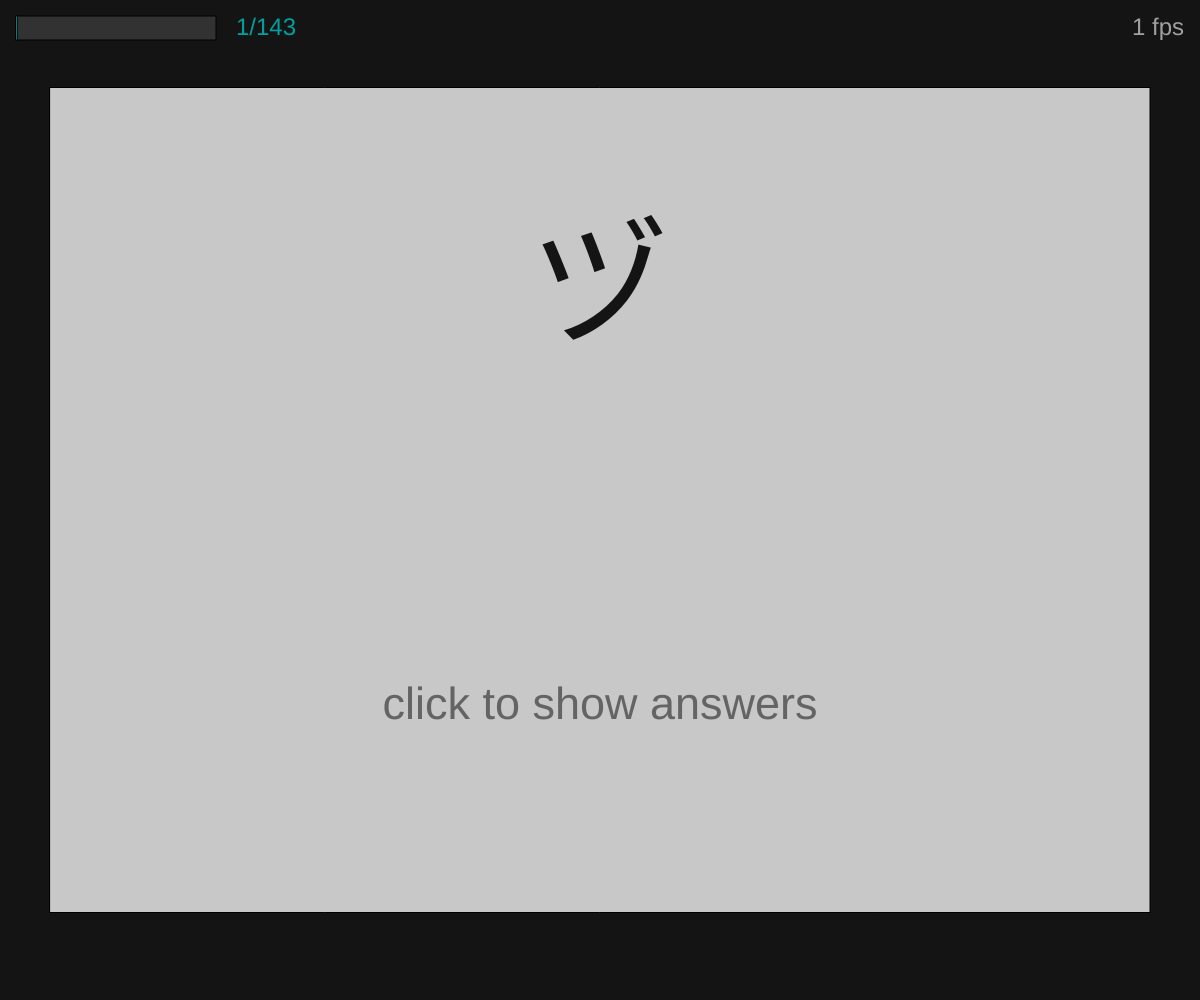
Frame 1 (no input)
Frame 60 (no input): identical to frame 1, image omitted
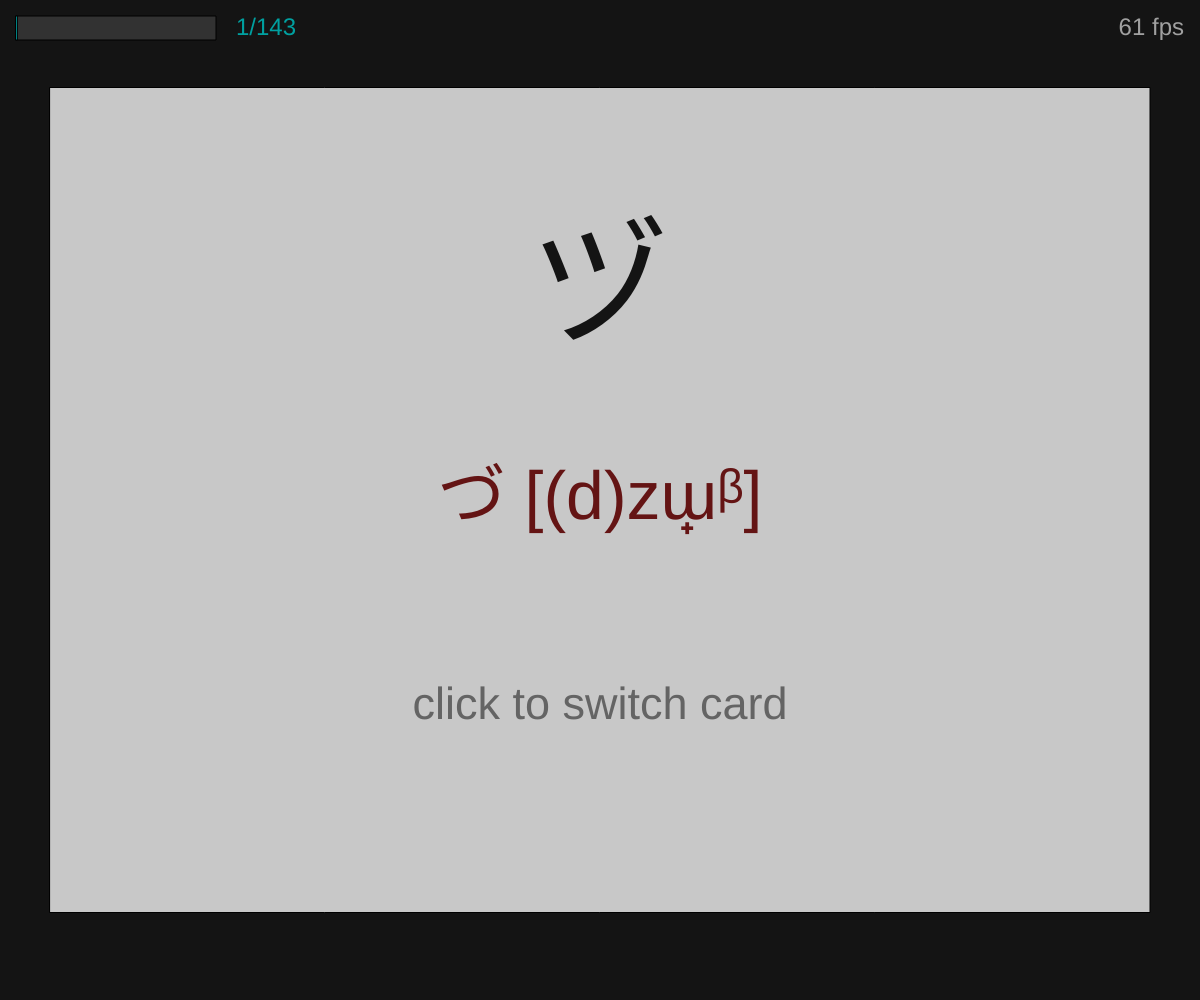
Frame 120 (the mouse pressed at the canvas centre since frame 60)

The p5.js sketch that drew these frames (run headless with seeded random() and noise() and a simulated clock; from frame 60 on, the mouse is pressed at the canvas centre):

// p5.js sketch
// ── sketch.js
// P5 Template with fps Display

// Variables used for fps
var frameTimes = [] // Time recordings corresponding to each frame
let oldTime = 0 // Time at which the previous frame is updated
let fpsCooldown = 0 // When fpsCooldown <= 0, set displayFPS = fps
let displayFPS = 0 // fps displayed on screen, updated every second

var border = 100;
var includeAdvancedCards = true;
var includeKatakana = true;

var currentCard;
var testingTerm = 1;
var showAnswers = false;
var mouseClick = false;
var deck = [];
var completedIndices = [];

var width;
var height;
var xCenter;
var yCenter;
var testCenter;
var tipsCenter;
var answerCenter;
var xUsable;
var yUsable;
var cardWidth;
var cardHeight;
var cardHalfWidth;
var cardHalfHeight;
var cardQuadWidth;
var cardQuadHeight;

function recalibrate() {
    width = windowWidth
    height = windowHeight
    xCenter = width / 2;
    yCenter = height / 2;
    xUsable = width - border;
    yUsable = height - border;

    //if wider use height as boundary
    if (xUsable > yUsable * 4 / 3) {
        cardWidth = yUsable * 4 / 3;
        cardHeight = yUsable;
    } else if (yUsable > xUsable * 3 / 4) {
        cardWidth = xUsable;
        cardHeight = xUsable * 3 / 4;
    }
    cardHalfWidth = cardWidth / 2;
    cardHalfHeight = cardHeight / 2;
    cardQuadWidth = cardWidth / 4;
    cardQuadHeight = cardHeight / 4;
    testCenter = yCenter - cardQuadHeight;
    tipsCenter = yCenter + cardQuadHeight;
    answerCenter = yCenter;
}
class FlashCard {
    constructor(t1, t2, special) {
        if (testingTerm === 1) {
            this.testingTerm = t1;
            this.answerTerm = t2;
        } else if (testingTerm === 2) {
            this.testingTerm = t2;
            this.answerTerm = t1;
        }
        this.special = false;

        if (special)
            this.special = true;
    }
}
function newFlashCard(term1, term2) {
    var nfc = new FlashCard(term1, term2);
    deck.push(nfc);
}

newFlashCard("あ", "a [a̠]");
newFlashCard("い", "i [i]");
newFlashCard("う", "u [ɯ̟ᵝ]");
newFlashCard("え", "e [e̞]");
newFlashCard("お", "o [o̞]");

newFlashCard("か", "ka [ka̠]");
newFlashCard("き", "ki [kʲi]");
newFlashCard("く", "ku [kɯ̟ᵝ]");
newFlashCard("け", "ke [ke̞]");
newFlashCard("こ", "ko [ko̞]");

newFlashCard("さ", "sa [sa̠]");
newFlashCard("し", "shi [ɕi] \n([ɕ] is same as pinyin \"x\")");
newFlashCard("す", "su [sɨᵝ]");
newFlashCard("せ", "se [se̞]");
newFlashCard("そ", "so [so̞]");

newFlashCard("た", "ta [ta̠]");
newFlashCard("ち", "chi [t͡ɕi] \n([t͡ɕ] is same as pinyin \"q\")");
newFlashCard("つ", "tsu [t͡sɨᵝ]");
newFlashCard("て", "te [te̞]");
newFlashCard("と", "to [to̞]");

newFlashCard("な", "na [na̠]");
newFlashCard("に", "ni [ɲ̟i]");
newFlashCard("ぬ", "nu [nɯ̟ᵝ]");
newFlashCard("ね", "ne [ne̞]");
newFlashCard("の", "no [no̞]");

newFlashCard("は", "ha [ha̠] \n(wa [ɰa̠] when used as particle)");
newFlashCard("ひ", "hi [çi]");
newFlashCard("ふ", "fu [ɸɯ̟ᵝ]");
newFlashCard("へ", "he [he̞] \n(e [e̞] when used as particle)");
newFlashCard("ほ", "ho [ho̞]");

newFlashCard("ま", "ma [ma̠]");
newFlashCard("み", "mi [mʲi]");
newFlashCard("む", "mu [mɯ̟ᵝ]");
newFlashCard("め", "me [me̞]");
newFlashCard("も", "mo [mo̞]");

newFlashCard("や", "ya [ja̠]");
newFlashCard("ゆ", "yu [jɯ̟ᵝ]");
newFlashCard("よ", "yo [jo̞]");

newFlashCard("ら", "ra [ɾa̠]");
newFlashCard("り", "ri [ɾʲi]");
newFlashCard("る", "ru [ɾɯ̟ᵝ]");
newFlashCard("れ", "re [ɾe̞]");
newFlashCard("ろ", "ro [ɾo̞]");

newFlashCard("わ", "wa [ɰᵝa̠]");
newFlashCard("を", "wo [o̞]");

newFlashCard("ん", "n [n~ŋ~ɴ~m] \n(mostly used at end of syllables)");

if (includeAdvancedCards) {
    newFlashCard("が", "ga [ga̠~ŋa̠]");
    newFlashCard("ぎ", "gi [gʲi~ŋʲi]");
    newFlashCard("ぐ", "gu [gɯ̟ᵝ~ŋɯ̟ᵝ]");
    newFlashCard("げ", "ge [ge̞~ŋe̞]");
    newFlashCard("ご", "go [go̞~ŋo̞]");

    newFlashCard("ざ", "za [d͡za̠]");
    newFlashCard("じ", "ji [(d)ʑi] \n([d͡ʑ] is same as pinyin \"j\")");
    newFlashCard("ず", "zu [(d)zɯ̟ᵝ]");
    newFlashCard("ぜ", "ze [d͡ze̞]");
    newFlashCard("ぞ", "zo [d͡zo̞]");

    newFlashCard("だ", "da [da̠]");
    newFlashCard("ぢ", "ji (di) [(d)ʑi] \n([d͡ʑ] is same as pinyin \"j\")");
    newFlashCard("づ", "dzu (du) [(d)zɯ̟ᵝ]");
    newFlashCard("で", "de [de̞]");
    newFlashCard("ど", "do [do̞]");

    newFlashCard("ば", "ba [ba̠]");
    newFlashCard("び", "bi [bʲi]");
    newFlashCard("ぶ", "bu [bɯ̟ᵝ]");
    newFlashCard("べ", "be [be̞]");
    newFlashCard("ぼ", "bo [bo̞]");

    newFlashCard("ぱ", "pa [pa̠]");
    newFlashCard("ぴ", "pi [pʲi]");
    newFlashCard("ぷ", "pu [pɯ̟ᵝ]");
    newFlashCard("ぺ", "pe [pe̞]");
    newFlashCard("ぽ", "po [po̞]");
}

if (includeKatakana) {
    newFlashCard("ア", "あ [a̠]");
    newFlashCard("イ", "い [i]");
    newFlashCard("ウ", "う [ɯ̟ᵝ]");
    newFlashCard("エ", "え [e̞]");
    newFlashCard("オ", "お [o̞]");

    newFlashCard("カ", "か [ka̠]");
    newFlashCard("キ", "き [kʲi]");
    newFlashCard("ク", "く [kɯ̟ᵝ]");
    newFlashCard("ケ", "け [ke̞]");
    newFlashCard("コ", "こ [ko̞]");

    newFlashCard("サ", "さ [sa̠]");
    newFlashCard("シ", "し [ɕi] \n([ɕ] is same as pinyin \"x\")");
    newFlashCard("ス", "す [sɨᵝ]");
    newFlashCard("セ", "せ [se̞]");
    newFlashCard("ソ", "そ [so̞]");

    newFlashCard("タ", "た [ta̠]");
    newFlashCard("チ", "ち [t͡ɕi] \n([t͡ɕ] is same as pinyin \"q\")");
    newFlashCard("ツ", "つ [t͡sɨᵝ]");
    newFlashCard("テ", "て [te̞]");
    newFlashCard("ト", "と [to̞]");

    newFlashCard("ナ", "な [na̠]");
    newFlashCard("ニ", "に [ɲ̟i]");
    newFlashCard("ヌ", "ぬ [nɯ̟ᵝ]");
    newFlashCard("ネ", "ね [ne̞]");
    newFlashCard("ノ", "の [no̞]");

    newFlashCard("ハ", "は [ha̠] \n(wa [ɰa̠] when used as particle)");
    newFlashCard("ヒ", "ひ [çi]");
    newFlashCard("フ", "ふ [ɸɯ̟ᵝ]");
    newFlashCard("ヘ", "へ [he̞] \n(e [e̞] when used as particle)");
    newFlashCard("ホ", "ほ [ho̞]");

    newFlashCard("マ", "ま [ma̠]");
    newFlashCard("ミ", "み [mʲi]");
    newFlashCard("ム", "む [mɯ̟ᵝ]");
    newFlashCard("メ", "め [me̞]");
    newFlashCard("モ", "も [mo̞]");

    newFlashCard("ヤ", "や [ja̠]");
    newFlashCard("ユ", "ゆ [jɯ̟ᵝ]");
    newFlashCard("ヨ", "よ [jo̞]");

    newFlashCard("ラ", "ら [ɾa̠]");
    newFlashCard("リ", "り [ɾʲi]");
    newFlashCard("ル", "る [ɾɯ̟ᵝ]");
    newFlashCard("レ", "れ [ɾe̞]");
    newFlashCard("ロ", "ろ [ɾo̞]");

    newFlashCard("ワ", "わ [ɰᵝa̠]");
    newFlashCard("ヲ", "を [o̞]");

    newFlashCard("ン", "ん [n~ŋ~ɴ~m] \n(mostly used at end of syllables)");

    newFlashCard("ガ", "が [ga̠~ŋa̠]");
    newFlashCard("ギ", "ぎ [gʲi~ŋʲi]");
    newFlashCard("グ", "ぐ [gɯ̟ᵝ~ŋɯ̟ᵝ]");
    newFlashCard("ゲ", "げ [ge̞~ŋe̞]");
    newFlashCard("ゴ", "ご [go̞~ŋo̞]");

    newFlashCard("ザ", "ざ [d͡za̠]");
    newFlashCard("ジ", "じ [(d)ʑi] \n([d͡ʑ] is same as pinyin \"j\")");
    newFlashCard("ズ", "ず [(d)zɯ̟ᵝ]");
    newFlashCard("ゼ", "ぜ [d͡ze̞]");
    newFlashCard("ゾ", "ぞ [d͡zo̞]");

    newFlashCard("ダ", "だ [da̠]");
    newFlashCard("ヂ", "ぢ (di) [(d)ʑi] \n([d͡ʑ] is same as pinyin \"j\")");
    newFlashCard("ヅ", "づ [(d)zɯ̟ᵝ]");
    newFlashCard("デ", "で [de̞]");
    newFlashCard("ド", "ど [do̞]");

    newFlashCard("バ", "ば [ba̠]");
    newFlashCard("ビ", "び [bʲi]");
    newFlashCard("ブ", "ぶ [bɯ̟ᵝ]");
    newFlashCard("ベ", "べ [be̞]");
    newFlashCard("ボ", "ぼ [bo̞]");

    newFlashCard("パ", "ぱ [pa̠]");
    newFlashCard("ピ", "ぴ [pʲi]");
    newFlashCard("プ", "ぷ [pɯ̟ᵝ]");
    newFlashCard("ペ", "ぺ [pe̞]");
    newFlashCard("ポ", "ぽ [po̞]");

    newFlashCard("ヴ", "vu (ゔ) [bɯ̟ᵝ]");
}

function cardSelect() {
    if (completedIndices.length === deck.length) {
        congradulateCard()
    } else {
        var cardAlreadyViewed = true
        do {
            var cardNotViewed = true
            var chosenCard = Math.floor(Math.random() * deck.length)
            currentCard = deck[chosenCard]
            for (var cardIndex of completedIndices) {
                if (cardIndex === chosenCard) {
                    cardNotViewed = false
                    break
                }
            }
            if (cardNotViewed) {
                cardAlreadyViewed = false
                completedIndices.push(chosenCard)
            }
        } while (cardAlreadyViewed)
    }
}

function congradulateCard() {
    currentCard = new FlashCard("おめでとう!", "Congratulations! \n(You've completed one entire set.)")
    completedIndices = []
}

function cardMode() {
    if (mouseClick) {
        if (!showAnswers) {
            showAnswers = true;
        } else {
            cardSelect();
            showAnswers = false;
        }
    }
}

function cardPrint() {
    var fontSize = (testingTerm === 1) ? (Math.floor(cardHeight / 6)) : (Math.floor(cardHeight / 12));
    var altFontSize = (testingTerm === 1) ? (Math.floor(cardHeight / 12)) : (Math.floor(cardHeight / 6));
    var tipFontSize = Math.floor(cardHeight / 18);
    //background
    rectMode(CENTER);
    textSize(fontSize);
    fill(200);
    rect(xCenter, yCenter, cardWidth, cardHeight);

    //testing term
    textAlign(CENTER, CENTER);
    fill(20);
    text(currentCard.testingTerm, xCenter, testCenter);

    //tips
    var tip;
    if (!showAnswers) {
        tip = "click to show answers"
    } else {
        tip = "click to switch card"
    }
    textAlign(CENTER, CENTER);
    fill(100);
    textSize(tipFontSize);
    text(tip, xCenter, tipsCenter);

    //answering term
    textAlign(CENTER, CENTER);
    textSize(altFontSize);
    fill(100, 20, 20);
    if (showAnswers)
        text(currentCard.answerTerm, xCenter, answerCenter);

}
function mousePressed() {
    mouseClick = true;
}

function setup() {
    // setup() runs once. Put your setup code here.
    cardSelect();
    recalibrate();
    createCanvas(windowWidth, windowHeight)
}

function draw() {
    // draw() runs every time before a new frame is rendered. 

    background(20);
    cardMode();
    cardPrint();


    mouseClick = false;

    fill(50)
    rect(16 + 100, 16 + 12, 200, 24)
    fill(0, 160, 160)
    rect(16 + 100 * (completedIndices.length / deck.length), 16 + 12, 200 * (completedIndices.length / deck.length), 24)
    textAlign(LEFT, TOP) // Text alignment of the fps label
    textSize(24)
    text(`${completedIndices.length}/${deck.length}`, 236, 16)

    // Display FPS

    var currentTime = millis()
    frameTimes.push(currentTime)
    while (frameTimes.length > 0 && frameTimes[0] < currentTime - 1000) {
        frameTimes.splice(0, 1)
    }

    fpsCooldown -= currentTime - oldTime
    if (fpsCooldown <= 0) {
        displayFPS = frameTimes.length
        fpsCooldown = 1000
    }

    fill(160)
    textAlign(RIGHT, TOP) // Text alignment of the fps label
    textSize(24)
    text(`${Math.floor(displayFPS)} fps`, width - 16, 16) // Position of the fps label

    oldTime = currentTime
}

function windowResized() {
    resizeCanvas(windowWidth, windowHeight)
    recalibrate();
}
